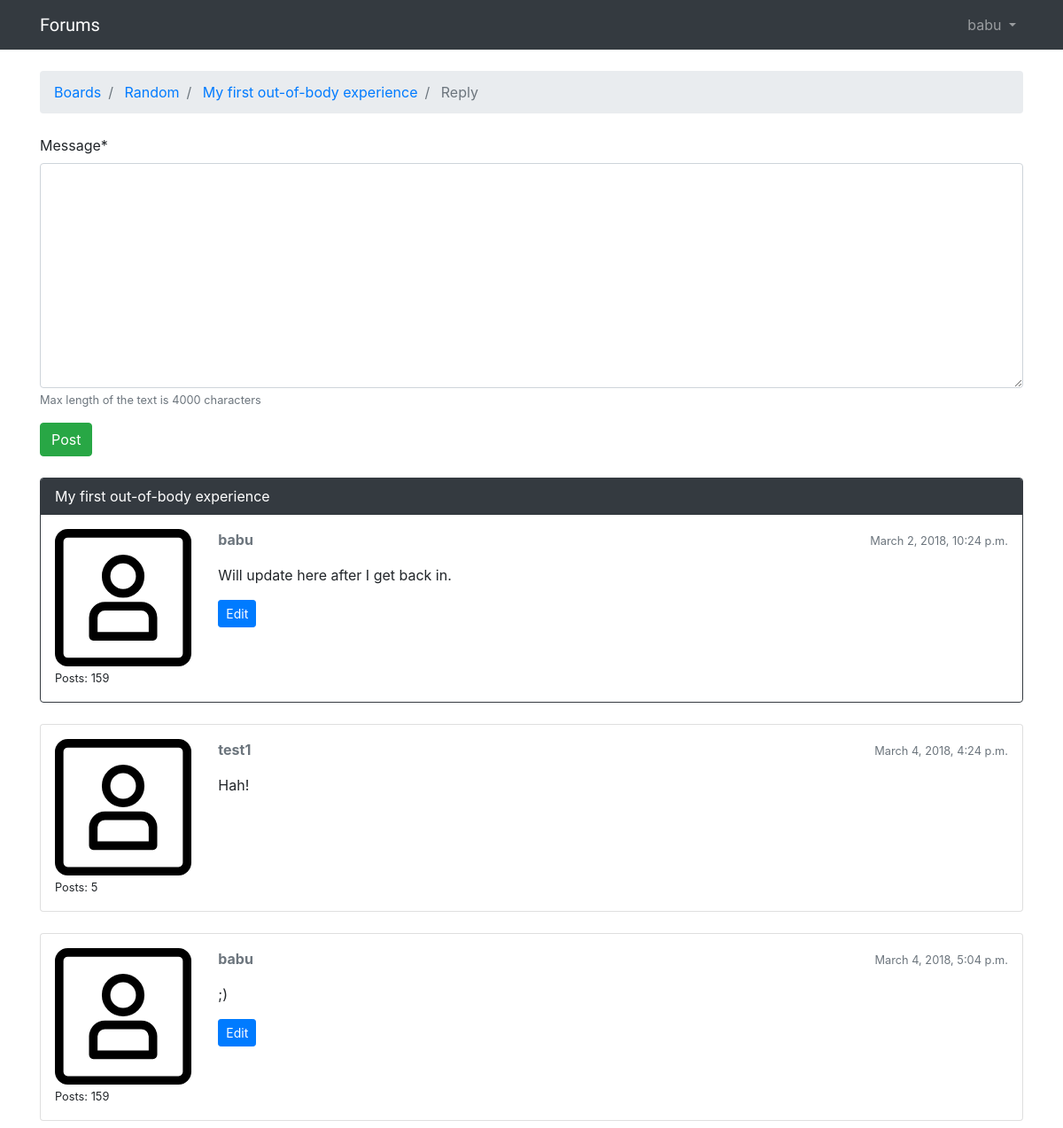
The page /boards/3/6/reply/ (signed in) on the database its author committed.
### users/models.py (models this page shows)
class CustomUser(AbstractUser):
    objects = CustomUserManager()

### forums/models.py (models this page shows, shortened)
class Topic(models.Model):
    subject = models.CharField(max_length=256)
    last_updated = models.DateTimeField(auto_now_add=True)
    board = models.ForeignKey(
        Board,
        on_delete=models.CASCADE,
        related_name='topics',
    )
    starter = models.ForeignKey(
        settings.AUTH_USER_MODEL,
        on_delete=models.CASCADE,
        related_name='topics',
    )
    views = models.PositiveIntegerField(default=0)
    def get_absolute_url(self):
        return reverse('topic_posts', kwargs={
            'pk': self.board.pk,
            'topic_pk': self.pk
        })

class Board(models.Model):
    name = models.CharField(max_length=30, unique=True)
    description = models.CharField(max_length=100)

class Post(models.Model):
    message = models.TextField(max_length=4000)
    topic = models.ForeignKey(
        Topic,
        on_delete=models.CASCADE,
        related_name='posts',
    )
    created_at = models.DateTimeField(auto_now_add=True)
    updated_at = models.DateTimeField(null=True)
    created_by = models.ForeignKey(
        settings.AUTH_USER_MODEL,
        on_delete=models.CASCADE,
        related_name='posts',
    )
    updated_by = models.ForeignKey(
        settings.AUTH_USER_MODEL,
        on_delete=models.CASCADE,
        null=True,
        related_name='+',
    )

### forums/views.py (the view)
# urls.py: path('boards/<int:pk>/<int:topic_pk>/reply/', views.reply_topic, name='reply_topic'),
@login_required
def reply_topic(request, pk, topic_pk):
    topic = get_object_or_404(Topic, board__pk=pk, pk=topic_pk)
    posts = topic.posts.all()
    if request.method == 'POST':
        form = PostForm(request.POST)
        if form.is_valid():
            post = form.save(commit=False)
            post.topic = topic
            post.created_by = request.user
            post.save()
            return redirect('topic_posts', pk=pk, topic_pk=topic_pk)
    else:
        form = PostForm()
    context = {'topic': topic, 'posts': posts, 'form': form}
    return render(request, 'reply_topic.html', context)

### forums/forms.py
class PostForm(forms.ModelForm):
    class Meta:
        model = Post
        fields = ['message', ]
        help_texts = {'message': 'Max length of the text is 4000 characters'}

### templates/reply_topic.html (shortened to what this page needs)
{% extends 'base.html' %}
{% block breadcrumb %}
<li class="breadcrumb-item">
    <a href="{% url 'home' %}">Boards</a>
</li>
<li class="breadcrumb-item">
    <a href="{% url 'board_topics' topic.board.pk %}">
        {{ topic.board.name }}
    </a>
</li>
<li class="breadcrumb-item">
    <a href="{{ topic.get_absolute_url }}">
        {{ topic.subject }}
    </a>
</li>
<li class="breadcrumb-item active">
    Reply
</li>
{% endblock %}
{% block content %}
{% load crispy_forms_tags %}
<form method="post" novalidate>
    {{ form|crispy }}
    <button type="submit" class="btn btn-success">Post</button>
</form>
{% include 'includes/all_topic_posts.html' %}
{% endblock %}

### templates/base.html (shortened to what this page needs)
<!doctype html>
<html lang="en">
<head>
    <link rel="stylesheet" href="https://maxcdn.bootstrapcdn.com/bootstrap/4.0.0/css/bootstrap.min.css"
>
    {% load static %}
    <link rel="stylesheet" href="{% static 'css/base.css' %}">
</head>
<body>
{% block body %}
<nav class="navbar navbar-expand-sm navbar-dark bg-dark">
    <div class="container">
        <a class="navbar-brand" href="{% url 'home' %}">
            Forums
        </a>
        <div class="collapse navbar-collapse" id="navbarSupportedContent">
            {% if user.is_authenticated %}
                <ul class="navbar-nav ml-auto">
                    <li class="nav-item dropdown">
                        <a class="nav-link dropdown-toggle" href="" id="userMenu" role="button"
                           data-toggle="dropdown" aria-haspopup="true" aria-expanded="false">
                            {{ user.username }}
                        </a>
                    </li>
                </ul>
            {% else %}
                <form class="form-inline ml-auto">
                    <a class="btn btn-outline-primary" href="{% url 'login' %}">Login</a>
                    <a class="btn btn-primary ml-2" href="{% url 'signup' %}">Signup</a>
                </form>
            {% endif %}
        </div>
    </div>
</nav>
<div class="container">
    <ol class="breadcrumb my-4">
        {% block breadcrumb %}
        {% endblock %}
    </ol>
    {% block content %}
    {% endblock %}
</div>
{% endblock body %}
</body>
</html>

### templates/includes/all_topic_posts.html
{% load static %}
{% for post in posts %}
<div class="card mb-2 mt-4 {% if forloop.first %}border-dark{% endif %}">
    {% if forloop.first %}
        <div class="card-header text-white bg-dark py-2 px-3">
            {{ topic.subject }}
        </div>
    {% endif %}
    <div class="card-body p-3">
        <div class="row">
            <div class="col-2">
                <img src="{% static 'img/avatar.svg' %}" alt="{{ post.created_by.username }}" class="w-100">
                <small>Posts: {{ post.created_by.posts.count }}</small>
            </div>
            <div class="col-10">
                <div class="row mb-3">
                    <div class="col-6">
                        <strong class="text-muted">{{ post.created_by.username }}</strong>
                    </div>
                    <div class="col-6 text-right">
                        <small class="text-muted">{{ post.created_at }}</small>
                    </div>
                </div>
                <p>{{ post.message }}</p>
                {% if post.created_by == user %}
                    <div class="mt-3">
                        <a href="{% url 'edit_post' post.topic.board.pk post.topic.pk post.pk %}"
                           class="btn btn-primary btn-sm" role="button">
                            Edit
                        </a>
                    </div>
                {% endif %}
            </div>
        </div>
    </div>
</div>
{% endfor %}

### static/css/base.css (style rules this page uses)
.navbar-brand { font-family: 'Rock Salt', cursive; }

### rows shown on the page
CustomUser: username "babu"
Topic: board.name "Random", subject "My first out-of-body experience"
Post: created_by.posts.count "159", created_by.username "babu", created_at "March 2, 2018, 10:24 p.m.", message "Will update here after I get back in.", shows "Edit"
Post: created_by.posts.count "5", created_by.username "test1", created_at "March 4, 2018, 4:24 p.m.", message "Hah!"
Post: created_by.posts.count "159", created_by.username "babu", created_at "March 4, 2018, 5:04 p.m.", message ";)", shows "Edit"
